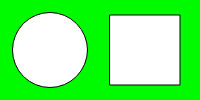
Frame 1 (no input)
Frame 60 (no input): identical to frame 1, image omitted
Frame 120 (the mouse pressed at the canvas centre since frame 60): identical to frame 1, image omitted

The p5.js sketch that drew this single still picture (run headless with seeded random() and noise() and a simulated clock; from frame 60 on, the mouse is pressed at the canvas centre):

// p5.js sketch
// ── sketch.js
function setup() {
  createCanvas(200, 100);
  colorMode(RGB);
}

function draw() {
  background(0,250,0);
  square(110,15,70);
  circle(50,50,75);
}
